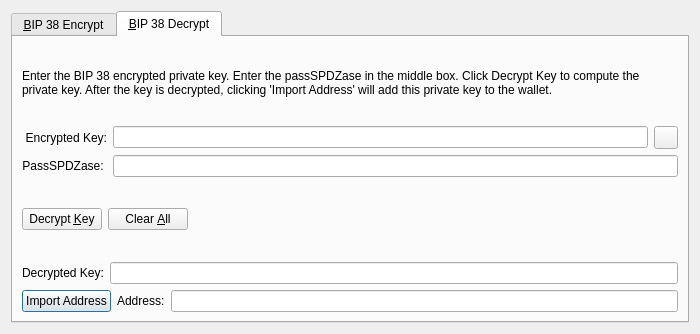
<?xml version="1.0" encoding="UTF-8"?>
<ui version="4.0">
 <class>Bip38ToolDialog</class>
 <widget class="QDialog" name="Bip38ToolDialog">
  <property name="geometry">
   <rect>
    <x>0</x>
    <y>0</y>
    <width>700</width>
    <height>334</height>
   </rect>
  </property>
  <property name="windowTitle">
   <string>BIP 38 Tool</string>
  </property>
  <property name="modal">
   <bool>true</bool>
  </property>
  <layout class="QVBoxLayout" name="verticalLayout">
   <item>
    <widget class="QTabWidget" name="tabWidget">
     <property name="currentIndex">
      <number>1</number>
     </property>
     <widget class="QWidget" name="tabBip38Encrypt">
      <attribute name="title">
       <string>&amp;BIP 38 Encrypt</string>
      </attribute>
      <layout class="QVBoxLayout" name="verticalLayout_SM">
       <item>
        <widget class="QLabel" name="infoLabel_ENC">
         <property name="text">
          <string>Enter a SPDZ Address that you would like to encrypt using BIP 38. Enter a passSPDZase in the middle box. Press encrypt to compute the encrypted private key.</string>
         </property>
         <property name="textFormat">
          <enum>Qt::PlainText</enum>
         </property>
         <property name="wordWrap">
          <bool>true</bool>
         </property>
        </widget>
       </item>
       <item>
        <layout class="QHBoxLayout" name="horizontalLayout_1_ENC">
         <item>
          <widget class="QLabel" name="label_5">
           <property name="alignment">
            <set>Qt::AlignRight|Qt::AlignTrailing|Qt::AlignVCenter</set>
           </property>
           <property name="minimumSize">
            <size>
             <width>85</width>
             <height>0</height>
            </size>
           </property>
           <property name="text">
            <string>Address:</string>
           </property>
          </widget>
         </item>
         <item>
          <widget class="QValidatedLineEdit" name="addressIn_ENC">
           <property name="toolTip">
            <string>The SPDZ address to sign the message with</string>
           </property>
          </widget>
         </item>
         <item>
          <widget class="QToolButton" name="addressBookButton_ENC">
           <property name="toolTip">
            <string>Choose previously used address</string>
           </property>
           <property name="text">
            <string/>
           </property>
           <property name="icon">
            <iconset resource="../SPDZ.qrc">
             <normaloff>:/icons/address-book</normaloff>:/icons/address-book</iconset>
           </property>
           <property name="shortcut">
            <string>Alt+A</string>
           </property>
          </widget>
         </item>
         <item>
          <widget class="QToolButton" name="pasteButton_ENC">
           <property name="toolTip">
            <string>Paste address from clipboard</string>
           </property>
           <property name="text">
            <string/>
           </property>
           <property name="icon">
            <iconset resource="../SPDZ.qrc">
             <normaloff>:/icons/editpaste</normaloff>:/icons/editpaste</iconset>
           </property>
           <property name="shortcut">
            <string>Alt+P</string>
           </property>
          </widget>
         </item>
        </layout>
       </item>
       <item>
        <layout class="QHBoxLayout" name="horizontalLayout_5">
         <item>
          <widget class="QLabel" name="label_6">
           <property name="alignment">
            <set>Qt::AlignRight|Qt::AlignTrailing|Qt::AlignVCenter</set>
           </property>
           <property name="minimumSize">
            <size>
             <width>85</width>
             <height>0</height>
            </size>
           </property>
           <property name="text">
            <string>PassSPDZase: </string>
           </property>
          </widget>
         </item>
         <item>
          <widget class="QLineEdit" name="passSPDZaseIn_ENC">
           <property name="echoMode">
            <enum>QLineEdit::Password</enum>
           </property>
          </widget>
         </item>
        </layout>
       </item>
       <item>
        <layout class="QHBoxLayout" name="horizontalLayout_2_ENC">
         <item>
          <widget class="QLabel" name="encryptedKeyLabel_ENC">
           <property name="alignment">
            <set>Qt::AlignRight|Qt::AlignTrailing|Qt::AlignVCenter</set>
           </property>
           <property name="minimumSize">
            <size>
             <width>85</width>
             <height>0</height>
            </size>
           </property>
           <property name="text">
            <string>Encrypted Key:</string>
           </property>
           <property name="textFormat">
            <enum>Qt::PlainText</enum>
           </property>
          </widget>
         </item>
         <item>
          <widget class="QLineEdit" name="encryptedKeyOut_ENC">
           <property name="font">
            <font>
             <italic>true</italic>
            </font>
           </property>
           <property name="readOnly">
            <bool>true</bool>
           </property>
          </widget>
         </item>
         <item>
          <widget class="QToolButton" name="copyKeyButton_ENC">
           <property name="toolTip">
            <string>Copy the current signature to the system clipboard</string>
           </property>
           <property name="text">
            <string/>
           </property>
           <property name="icon">
            <iconset resource="../SPDZ.qrc">
             <normaloff>:/icons/editcopy</normaloff>:/icons/editcopy</iconset>
           </property>
          </widget>
         </item>
        </layout>
       </item>
       <item>
        <layout class="QHBoxLayout" name="horizontalLayout_3_ENC">
         <item>
          <widget class="QPushButton" name="encryptKeyButton_ENC">
           <property name="toolTip">
            <string>Encrypt the private key for this SPDZ address</string>
           </property>
           <property name="text">
            <string>Encrypt &amp;Key</string>
           </property>
           <property name="icon">
            <iconset resource="../SPDZ.qrc">
             <normaloff>:/icons/edit</normaloff>:/icons/edit</iconset>
           </property>
           <property name="autoDefault">
            <bool>false</bool>
           </property>
          </widget>
         </item>
         <item>
          <widget class="QPushButton" name="clearButton_ENC">
           <property name="toolTip">
            <string>Reset all fields</string>
           </property>
           <property name="text">
            <string>Clear &amp;All</string>
           </property>
           <property name="icon">
            <iconset resource="../SPDZ.qrc">
             <normaloff>:/icons/remove</normaloff>:/icons/remove</iconset>
           </property>
           <property name="autoDefault">
            <bool>false</bool>
           </property>
          </widget>
         </item>
         <item>
          <spacer name="horizontalSpacer_1_ENC">
           <property name="orientation">
            <enum>Qt::Horizontal</enum>
           </property>
           <property name="sizeHint" stdset="0">
            <size>
             <width>40</width>
             <height>48</height>
            </size>
           </property>
          </spacer>
         </item>
         <item>
          <widget class="QLabel" name="statusLabel_ENC">
           <property name="font">
            <font>
             <weight>75</weight>
             <bold>true</bold>
            </font>
           </property>
           <property name="text">
            <string/>
           </property>
           <property name="wordWrap">
            <bool>true</bool>
           </property>
          </widget>
         </item>
         <item>
          <spacer name="horizontalSpacer_2_ENC">
           <property name="orientation">
            <enum>Qt::Horizontal</enum>
           </property>
           <property name="sizeHint" stdset="0">
            <size>
             <width>40</width>
             <height>48</height>
            </size>
           </property>
          </spacer>
         </item>
        </layout>
       </item>
      </layout>
     </widget>
     <widget class="QWidget" name="tabBip38Decrypt">
      <attribute name="title">
       <string>&amp;BIP 38 Decrypt</string>
      </attribute>
      <layout class="QVBoxLayout" name="verticalLayout_VM">
       <item>
        <widget class="QLabel" name="infoLabel_DEC">
         <property name="text">
          <string>Enter the BIP 38 encrypted private key. Enter the passSPDZase in the middle box. Click Decrypt Key to compute the private key. After the key is decrypted, clicking 'Import Address' will add this private key to the wallet.</string>
         </property>
         <property name="textFormat">
          <enum>Qt::PlainText</enum>
         </property>
         <property name="wordWrap">
          <bool>true</bool>
         </property>
        </widget>
       </item>
       <item>
        <layout class="QHBoxLayout" name="horizontalLayout_3">
         <item>
          <widget class="QLabel" name="label_2">
           <property name="alignment">
            <set>Qt::AlignRight|Qt::AlignTrailing|Qt::AlignVCenter</set>
           </property>
           <property name="minimumSize">
            <size>
             <width>85</width>
             <height>0</height>
            </size>
           </property>
           <property name="text">
            <string>Encrypted Key:</string>
           </property>
          </widget>
         </item>
         <item>
          <widget class="QValidatedLineEdit" name="encryptedKeyIn_DEC">
           <property name="toolTip">
            <string>The encrypted private key</string>
           </property>
          </widget>
         </item>
         <item>
          <widget class="QToolButton" name="pasteButton_DEC">
           <property name="toolTip">
            <string>Paste address from clipboard</string>
           </property>
           <property name="text">
            <string/>
           </property>
           <property name="icon">
            <iconset resource="../SPDZ.qrc">
             <normaloff>:/icons/editpaste</normaloff>:/icons/editpaste</iconset>
           </property>
           <property name="shortcut">
            <string>Alt+P</string>
           </property>
          </widget>
         </item>
        </layout>
       </item>
       <item>
        <layout class="QHBoxLayout" name="horizontalLayout">
         <item>
          <widget class="QLabel" name="label">
           <property name="alignment">
            <set>Qt::AlignRight|Qt::AlignTrailing|Qt::AlignVCenter</set>
           </property>
           <property name="minimumSize">
            <size>
             <width>85</width>
             <height>0</height>
            </size>
           </property>
           <property name="text">
            <string>PassSPDZase: </string>
           </property>
          </widget>
         </item>
         <item>
          <widget class="QLineEdit" name="passSPDZaseIn_DEC">
           <property name="echoMode">
            <enum>QLineEdit::Password</enum>
           </property>
          </widget>
         </item>
        </layout>
       </item>
       <item>
        <layout class="QHBoxLayout" name="horizontalLayout_2_DEC">
         <item>
          <widget class="QPushButton" name="decryptKeyButton_DEC">
           <property name="toolTip">
            <string>Decrypt the entered key using the passSPDZase</string>
           </property>
           <property name="text">
            <string>Decrypt &amp;Key</string>
           </property>
           <property name="icon">
            <iconset resource="../SPDZ.qrc">
             <normaloff>:/icons/transaction_0</normaloff>:/icons/transaction_0</iconset>
           </property>
           <property name="autoDefault">
            <bool>false</bool>
           </property>
          </widget>
         </item>
         <item>
          <widget class="QPushButton" name="clearButton_DEC">
           <property name="toolTip">
            <string>Reset all fields</string>
           </property>
           <property name="text">
            <string>Clear &amp;All</string>
           </property>
           <property name="icon">
            <iconset resource="../SPDZ.qrc">
             <normaloff>:/icons/remove</normaloff>:/icons/remove</iconset>
           </property>
           <property name="autoDefault">
            <bool>false</bool>
           </property>
          </widget>
         </item>
         <item>
          <spacer name="horizontalSpacer_1_DEC">
           <property name="orientation">
            <enum>Qt::Horizontal</enum>
           </property>
           <property name="sizeHint" stdset="0">
            <size>
             <width>40</width>
             <height>48</height>
            </size>
           </property>
          </spacer>
         </item>
         <item>
          <widget class="QLabel" name="statusLabel_DEC">
           <property name="font">
            <font>
             <weight>75</weight>
             <bold>true</bold>
            </font>
           </property>
           <property name="text">
            <string/>
           </property>
           <property name="wordWrap">
            <bool>true</bool>
           </property>
          </widget>
         </item>
         <item>
          <spacer name="horizontalSpacer_2_DEC">
           <property name="orientation">
            <enum>Qt::Horizontal</enum>
           </property>
           <property name="sizeHint" stdset="0">
            <size>
             <width>40</width>
             <height>48</height>
            </size>
           </property>
          </spacer>
         </item>
        </layout>
       </item>
       <item>
        <layout class="QHBoxLayout" name="horizontalLayout_2">
         <item>
          <widget class="QLabel" name="label_3">
           <property name="text">
            <string>Decrypted Key:</string>
           </property>
          </widget>
         </item>
         <item>
          <widget class="QValidatedLineEdit" name="decryptedKeyOut_DEC"/>
         </item>
        </layout>
       </item>
       <item>
        <layout class="QHBoxLayout" name="horizontalLayout_4">
         <item>
          <widget class="QPushButton" name="importAddressButton_DEC">
           <property name="text">
            <string>Import Address</string>
           </property>
          </widget>
         </item>
         <item>
          <widget class="QLabel" name="label_4">
           <property name="text">
            <string>Address:</string>
           </property>
          </widget>
         </item>
         <item>
          <widget class="QLineEdit" name="addressOut_DEC"/>
         </item>
        </layout>
       </item>
      </layout>
     </widget>
    </widget>
   </item>
  </layout>
 </widget>
 <customwidgets>
  <customwidget>
   <class>QValidatedLineEdit</class>
   <extends>QLineEdit</extends>
   <header>qvalidatedlineedit.h</header>
  </customwidget>
 </customwidgets>
 <resources>
  <include location="../SPDZ.qrc"/>
 </resources>
 <connections/>
</ui>
